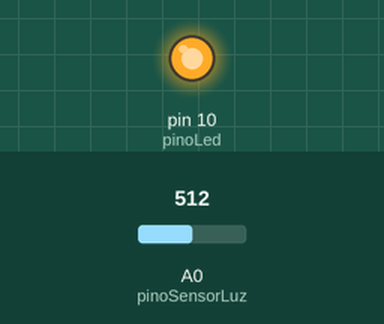
Simulated run of this sketch. Board: Arduino Uno, built with avr-gcc and run on an emulated ATmega328P. Shown: output pins drawn as LEDs (lit = HIGH). Inputs (shaded band) come from the test bench; at power-on: A0 (pinoSensorLuz) = 512.

Above: at 1.2 s.
1.3 s: A0 (pinoSensorLuz) set to 740
2.8 s: A0 (pinoSensorLuz) set to 758
At 3.8 s:
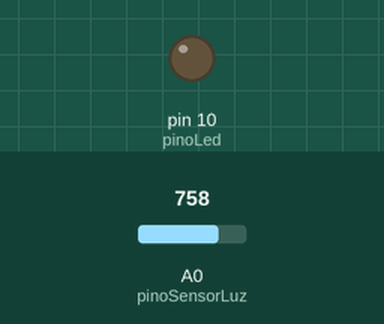
4.3 s: A0 (pinoSensorLuz) set to 716
At 5.1 s:
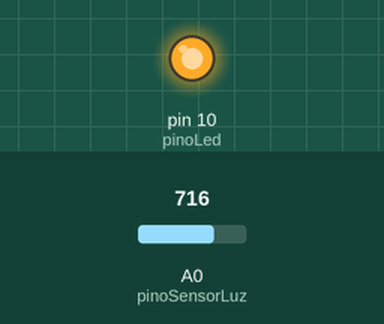
5.8 s: A0 (pinoSensorLuz) set to 760
At 6.3 s:
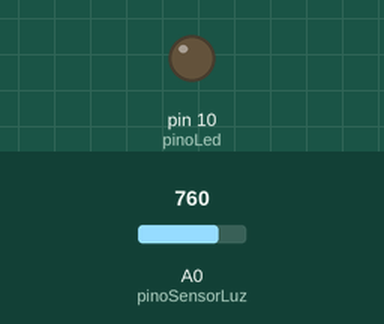
Timing chart, 0 to 8.3 s (numbered marks = the images above; inputs shaded):
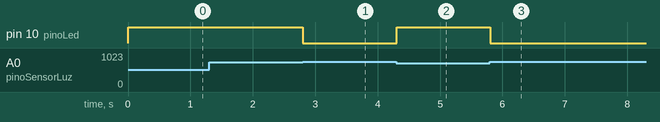

The sketch:

Projeto9SensordeLuzAmbiente.ino
```cpp
// PROJETO 9: Sensor de Luz Ambiente
// Autor: Augusto Queiroz

// --- Declaração de Variáveis ---
int pinoLed = 10;
int pinoSensorLuz = A0;

// --- Função de Configuração (setup) ---
void setup()
{
    pinMode(pinoLed, OUTPUT);
}

// --- Laço Principal (loop) ---
void loop()
{
    // Lê o valor do sensor de luz (de 0 a 1023).
    int valorLuz = analogRead(pinoSensorLuz);

    // SE o valor lido for MENOR que o nosso limite (ou seja, está escuro)...
    if (valorLuz < 750)
    {                                // <-- SUBSTITUA 750 PELO SEU VALOR DE CALIBRAÇÃO!
        digitalWrite(pinoLed, HIGH); //...então LIGA o LED.
    }
    else
    {                               // SENÃO (se estiver claro)...
        digitalWrite(pinoLed, LOW); //...então DESLIGA o LED.
    }

    delay(100); // Pequena pausa antes de ler novamente.
}
```

Measured:
- the behaviour switches between 749 and 750 on A0 (pinoSensorLuz) (found by bisection; images 0 and 1)
- after the input at 1.3 s, every drawn part: stays the same
- after the input at 2.8 s, pin 10 (pinoLed): HIGH → LOW at once
- after the input at 4.3 s, pin 10 (pinoLed): LOW → HIGH at once
- after the input at 5.8 s, pin 10 (pinoLed): HIGH → LOW at once
